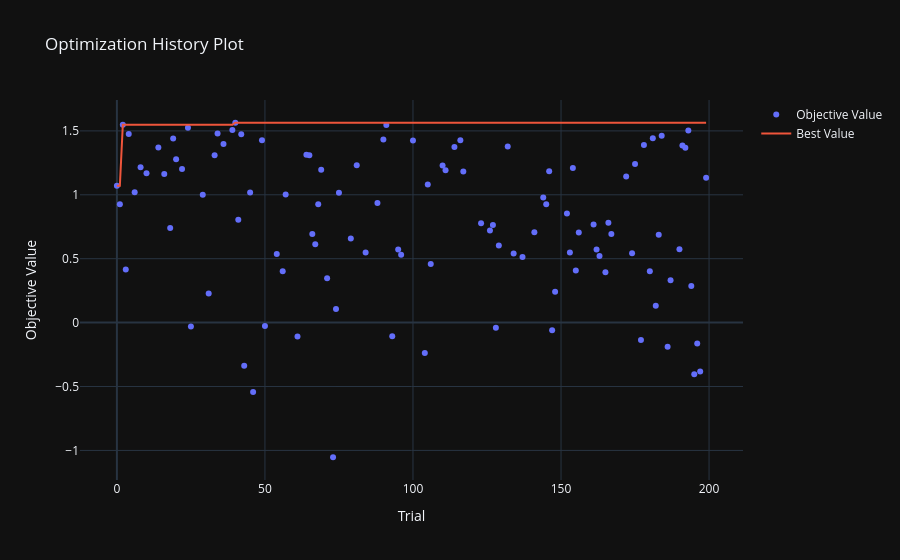

Write notebook code for a chart like this one.
### Markdown cell above
From the importance plot, we can see that the following parameters are most important:

-atr_multiplier
-sar_maximum
-adx_threshold

### Code cell
fig3 = optuna.visualization.plot_optimization_history(study)
show(fig3)

### Figure 1 — Plotly figure (JSON) as saved in the notebook; plotly's stock layout.template omitted (floating-point values rounded to 4 significant figures; data arrays with more than 128 entries replaced by an {"elided": "..."} marker saying what was removed)
{"data": [{"mode": "markers", "name": "Objective Value", "x": [0, 1, 2, 3, 4, 6, 8, 10, 14, 16, 18, 19, 20, 22, 24, 25, 29, 31, 33, 34, 36, 39, 40, 41, 42, 43, 45, 46, 49, 50, 54, 56, 57, 61, 64, 65, 66, 67, 68, 69, 71, 73, 74, 75, 79, 81, 84, 88, 90, 91, 93, 95, 96, 100, 104, 105, 106, 110, 111, 114, 116, 117, 123, 126, 127, 128, 129, 132, 134, 137, 141, 144, 145, 146, 147, 148, 152, 153, 154, 155, 156, 161, 162, 163, 165, 166, 167, 172, 174, 175, 177, 178, 180, 181, 182, 183, 184, 186, 187, 190, 191, 192, 193, 194, 195, 196, 197, 199], "y": [1.07, 0.9256, 1.548, 0.4149, 1.475, 1.021, 1.215, 1.168, 1.37, 1.162, 0.7408, 1.441, 1.278, 1.202, 1.524, -0.03037, 0.9995, 0.2283, 1.309, 1.479, 1.398, 1.507, 1.564, 0.8046, 1.473, -0.3378, 1.018, -0.5435, 1.427, -0.02677, 0.5371, 0.4019, 1.003, -0.1077, 1.313, 1.309, 0.6941, 0.614, 0.9261, 1.196, 0.348, -1.053, 0.1067, 1.015, 0.6572, 1.231, 0.549, 0.9365, 1.432, 1.546, -0.1075, 0.5712, 0.5303, 1.425, -0.237, 1.08, 0.4595, 1.23, 1.191, 1.373, 1.426, 1.183, 0.778, 0.721, 0.7641, -0.04113, 0.604, 1.378, 0.5416, 0.5127, 0.7066, 0.9797, 0.9254, 1.184, -0.05938, 0.2423, 0.8528, 0.5494, 1.209, 0.4072, 0.7046, 0.7685, 0.5728, 0.5202, 0.3949, 0.7814, 0.6942, 1.143, 0.5419, 1.24, -0.1352, 1.389, 0.4013, 1.442, 0.1327, 0.6881, 1.462, -0.1897, 0.3315, 0.5748, 1.385, 1.367, 1.503, 0.2869, -0.4041, -0.1634, -0.3828, 1.134], "type": "scatter"}, {"mode": "lines", "name": "Best Value", "x": {"elided": "200 int values"}, "y": {"elided": "200 float values"}, "type": "scatter"}, {"marker": {"color": "#cccccc"}, "mode": "markers", "name": "Infeasible Trial", "showlegend": false, "x": [], "y": [], "type": "scatter"}], "layout": {"title": {"text": "Optimization History Plot"}, "xaxis": {"title": {"text": "Trial"}}, "yaxis": {"title": {"text": "Objective Value"}}}}
